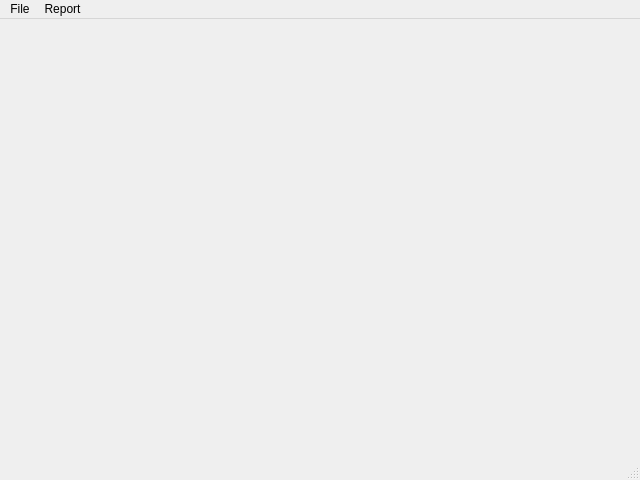
<?xml version="1.0" encoding="UTF-8"?>
<ui version="4.0">
 <class>QuteMainWindow</class>
 <widget class="QMainWindow" name="QuteMainWindow">
  <property name="geometry">
   <rect>
    <x>0</x>
    <y>0</y>
    <width>640</width>
    <height>480</height>
   </rect>
  </property>
  <property name="windowTitle">
   <string>MainWindow</string>
  </property>
  <widget class="QWidget" name="centralwidget">
   <layout class="QVBoxLayout" name="verticalLayout">
    <property name="spacing">
     <number>2</number>
    </property>
    <property name="leftMargin">
     <number>2</number>
    </property>
    <property name="topMargin">
     <number>2</number>
    </property>
    <property name="rightMargin">
     <number>2</number>
    </property>
    <property name="bottomMargin">
     <number>2</number>
    </property>
   </layout>
  </widget>
  <widget class="QMenuBar" name="menubar">
   <property name="geometry">
    <rect>
     <x>0</x>
     <y>0</y>
     <width>640</width>
     <height>19</height>
    </rect>
   </property>
   <widget class="QMenu" name="menuFile">
    <property name="title">
     <string>File</string>
    </property>
    <addaction name="actionExit"/>
   </widget>
   <widget class="QMenu" name="menuReport">
    <property name="title">
     <string>Report</string>
    </property>
    <addaction name="newReportv1menubtn"/>
    <addaction name="actionEdit_Report_v1"/>
    <addaction name="actionDelete_Report"/>
   </widget>
   <addaction name="menuFile"/>
   <addaction name="menuReport"/>
  </widget>
  <widget class="QStatusBar" name="statusbar"/>
  <action name="actionExit">
   <property name="text">
    <string>Exit</string>
   </property>
  </action>
  <action name="actionNew_Report_v1">
   <property name="text">
    <string>New Report (v1)</string>
   </property>
  </action>
  <action name="newReportv1menubtn">
   <property name="text">
    <string>New Report (v1)</string>
   </property>
  </action>
  <action name="actionEdit_Report_v1">
   <property name="text">
    <string>Edit Report</string>
   </property>
  </action>
  <action name="actionDelete_Report">
   <property name="text">
    <string>Delete Report</string>
   </property>
  </action>
 </widget>
 <resources/>
 <connections>
  <connection>
   <sender>newReportv1menubtn</sender>
   <signal>triggered()</signal>
   <receiver>actionNew_Report_v1</receiver>
   <slot>trigger()</slot>
   <hints>
    <hint type="sourcelabel">
     <x>-1</x>
     <y>-1</y>
    </hint>
    <hint type="destinationlabel">
     <x>-1</x>
     <y>-1</y>
    </hint>
   </hints>
  </connection>
 </connections>
</ui>
